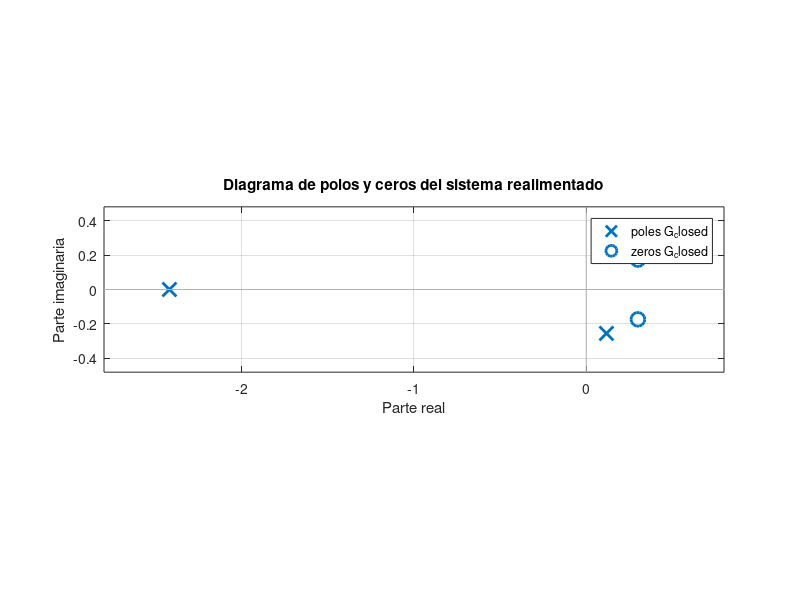
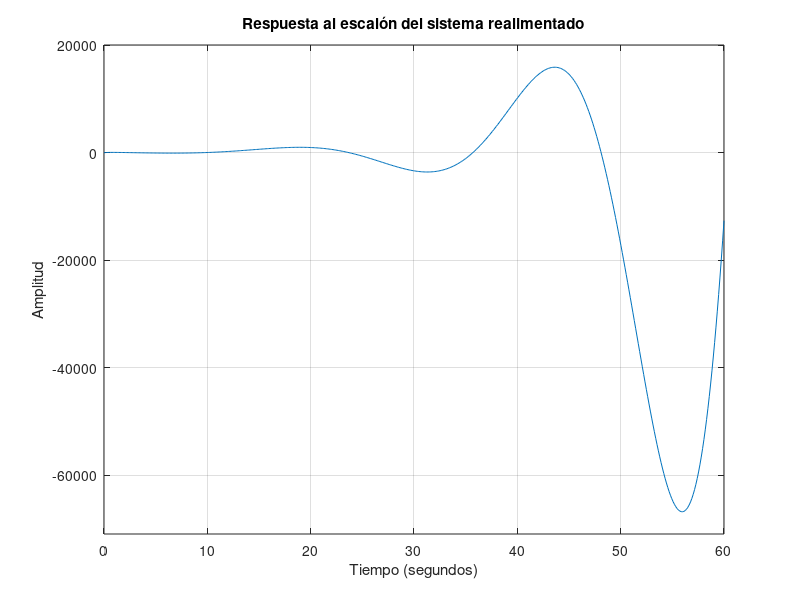

Write the MATLAB code that produced these figures, in order.
% Definir la ganancia del controlador y el sensor
K = 12.7767; % Ganancia del controlador
sensor_gain = 0.00636; % Ganancia del sensor
% Numeradores y denominadores de los sistemas
num_sensor = sensor_gain;
den_sensor = 1;

num_proceso = 0.28;
den_proceso = 0.005;

num_dinamica = 1;
den_dinamica = [3.5 1];

% Aproximación de Padé de segundo orden
num_pade2 = [1 -0.6 0.12];
den_pade2 = [1 0.6 0.12];

% Crear las funciones de transferencia
G_proceso = tf(num_proceso, den_proceso);
G_dinamica = tf(num_dinamica, den_dinamica);

G_pade2 = tf(num_pade2, den_pade2);
G_sensor = tf(num_sensor, den_sensor);

% Sistema en lazo abierto
G_open = K * G_proceso * G_dinamica * G_pade2;

% Sistema en lazo cerrado con realimentación del sensor
G_closed = feedback(G_open, G_sensor);

% Obtener los ceros, polos y ganancia del sistema en lazo cerrado
[z, p, k] = zpkdata(G_closed, 'v');

% Mostrar ceros y polos
disp('Ceros del sistema');
disp(z);
disp('Polos del sistema');
disp(p);

% Graficar los polos y ceros en el plano cartesiano
figure;
pzmap(G_closed); % Gráfico en el plano s
grid on;
title('Diagrama de polos y ceros del sistema realimentado');
xlabel('Parte real');
ylabel('Parte imaginaria');
axis equal; % Escala igual para ambos ejes

% Graficar la respuesta al escalón
figure;

step(G_closed); % Gráfico de la respuesta al escalón
grid on;
title('Respuesta al escalón del sistema realimentado');
xlabel('Tiempo (segundos)');
ylabel('Amplitud');